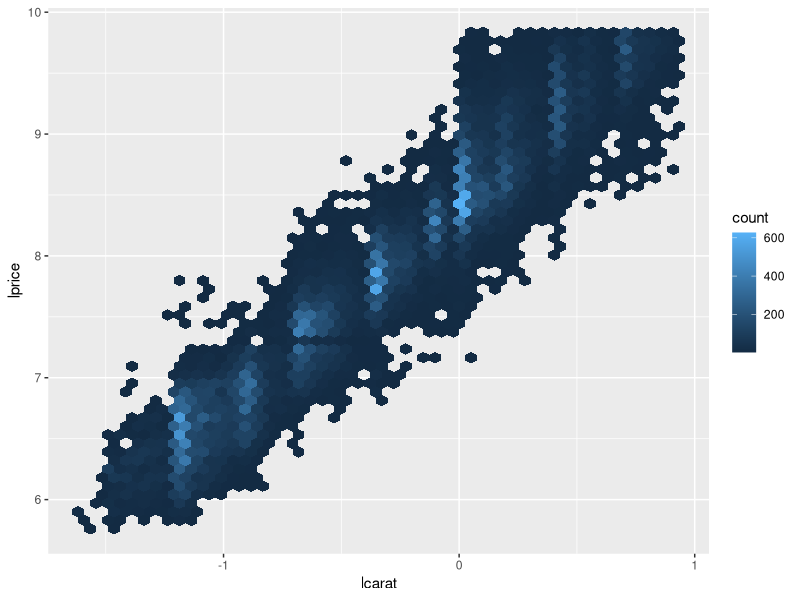
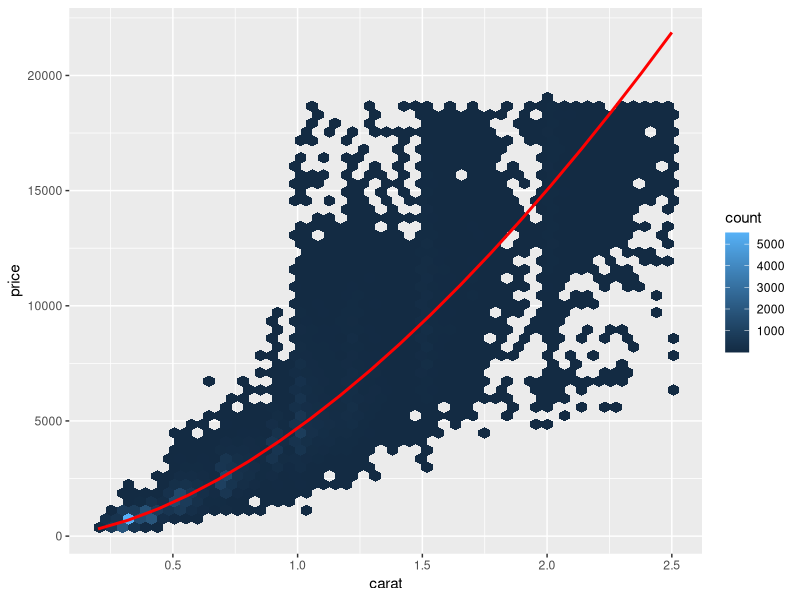
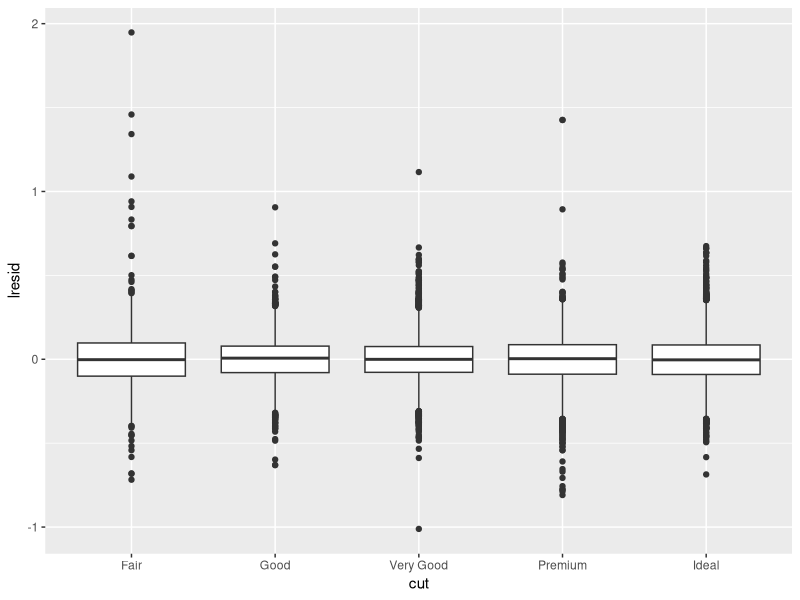

The R script that drew these images, in order:
## ---- chunk 1
knitr::opts_chunk$set(echo = TRUE)
library(tidyverse)
library(modelr)
## ---- chunk 2
diamonds2 <- diamonds %>% 
  filter(carat <= 2.5) %>% 
  mutate(lprice = log(price),
         lcarat = log(carat)
         )

ggplot(diamonds2, aes(lcarat, lprice)) + 
  geom_hex(bins = 50)
## ---- chunk 3
mod_diamond <- lm(lprice ~ lcarat, data = diamonds2)

grid <- diamonds2 %>% 
  data_grid(carat = seq_range(carat, 20)) %>% 
  mutate(lcarat = log(carat)) %>% 
  add_predictions(mod_diamond, "lprice") %>% 
  mutate(price = exp(lprice))

ggplot(diamonds2, aes(carat, price)) + 
  geom_hex(bins = 50) + 
  geom_line(data = grid, colour = "red", size = 1)
## ---- chunk 4
diamonds_model <- lm(log(price) ~ log(carat) + cut + color + clarity, data = diamonds)
diamonds %>% 
  add_residuals(diamonds_model, "lresid") %>% 
  ggplot(aes(cut, lresid)) +
  geom_boxplot()
